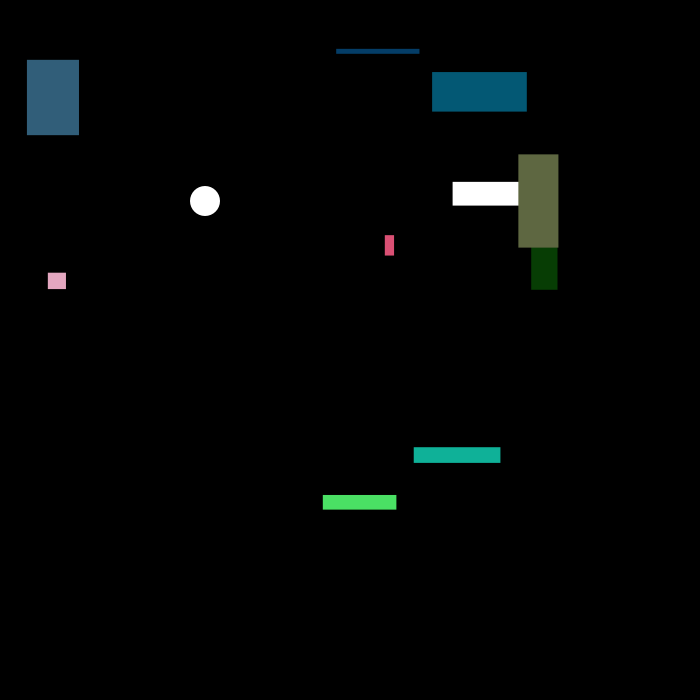
Frame 1 (no input)
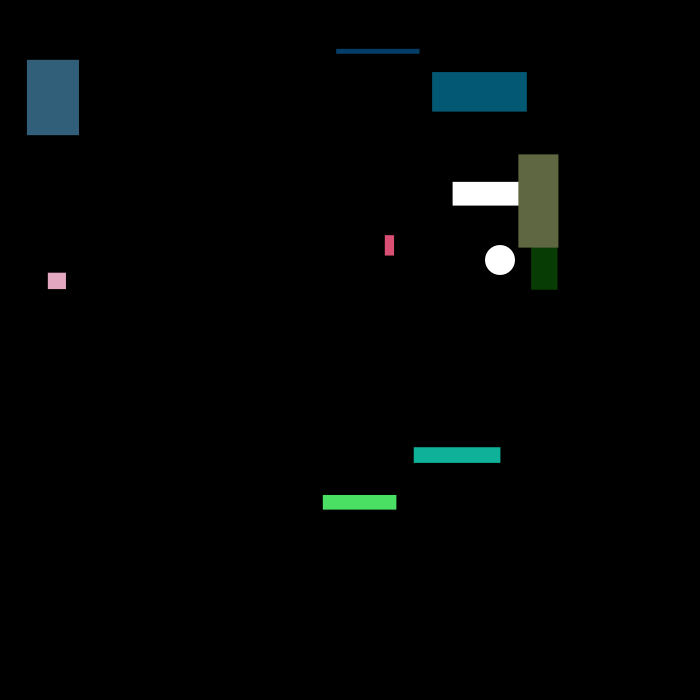
Frame 60 (the mouse pressed at the canvas centre just before this capture)
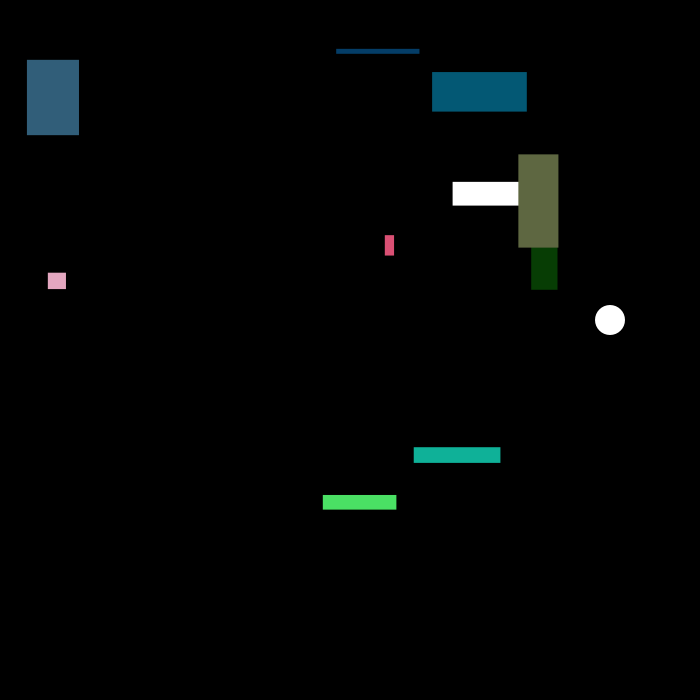
Frame 120 (the mouse held since frame 60 and released just before this capture)

The Processing sketch that drew these frames (run headless with seeded random() and noise(); from frame 60 on, the mouse is pressed at the canvas centre):

// Processing sketch: processing_181834
// ── processing_181834.pde

Ball b;
Rect r1;
ArrayList<Rect> rects = new ArrayList<Rect>();
boolean keyup,keyleft,keyright,keydown;

void setup()
{
  background(0);
  size(700,700);
  b = new Ball(200,200,5,1);
  for (int i = 0; i< 10; i++)
  {
    rects.add(new Rect());
  }
}

void draw()
{
  background(0);
  b.drawBall();
  for(int i = 0; i< rects.size(); i++)
  {
    Rect r1 = rects.get(i);
    r1.drawRect();
    if (keyleft)  r1.keyLeft();
    if (keyright) r1.keyRight();
    if (keyup)    r1.keyUp();
    if (keydown)  r1.keyDown();
  }
}

void keyPressed()
{
  if(keyCode == UP)    keyup = true;
  if(keyCode == LEFT)  keyleft = true;
  if(keyCode == RIGHT) keyright= true;
  if(keyCode == DOWN)  keydown = true;
}
void keyReleased()
{
  if(keyCode == UP)    keyup = false;
  if(keyCode == LEFT)  keyleft = false;
  if(keyCode == RIGHT) keyright = false;
  if(keyCode == DOWN)  keydown = false;
}

class Rect
{
  float xpos;
  float ypos;
  int xvel;
  int yvel;
  float ws;
  float hs;
  float rfill;
  int c;
  
  Rect()
  {
    xpos = random(width);
    ypos = random(height);
    ws = random(100);
    hs = random(100);
    c = color(random(255),random(255),random(255));
  }
  void drawRect()
  {
    rect(xpos,ypos,ws,hs);
    fill(c);
    if (xpos > width - ws)   xpos = xpos - 3;
    if (ypos > height - hs)  ypos = ypos - 3;
    if (xpos < 0) xpos = xpos + 3;
    if (ypos < 0) ypos = ypos + 3;
    println(xpos);
    //if ()
   // {
     // c = color(255,0,0);
    //}
  }
  void keyUp()
  {
    ypos = ypos - 3;
  }
  void keyDown()
  {
    ypos = ypos +3;
  }
  void keyLeft()
  {
    xpos = xpos - 3;
  }
  void keyRight()
  {
    xpos = xpos +3;
  }
}

class Ball
{
  float posx;
  float posy;
  float xvel;
  float yvel;
  float s;
  float c;
  
  Ball(float x, float y, float xv, float yv)
  {
    posx = x;
    posy = y;
    xvel = xv;
    yvel = yv;
    s = 30;
  }
  
  void drawBall()
  {
    posx += xvel;
    posy += yvel;
    fill(255);
    if ((posx < 0) || (posx > width))  xvel *= -1;
    if ((posy < 0) || (posy > height))  yvel *= -1;
    noStroke();
    ellipse(posx,posy,s,s);
  }
}
